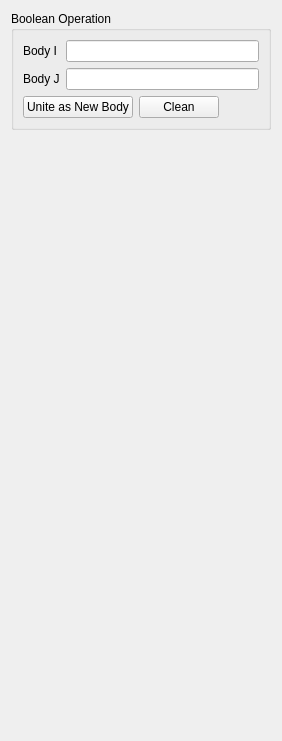
       <widget class="QWidget" name="pageBoolean">
        <layout class="QVBoxLayout" name="verticalLayout_42">
         <item>
          <widget class="QGroupBox" name="grbJoints_2">
           <property name="title">
            <string>Boolean Operation</string>
           </property>
           <layout class="QVBoxLayout" name="verticalLayout_41">
            <item>
             <layout class="QGridLayout" name="gridLayout_71">
              <item row="1" column="0">
               <widget class="QLabel" name="label_92">
                <property name="text">
                 <string>Body J</string>
                </property>
               </widget>
              </item>
              <item row="1" column="1">
               <widget class="QLineEdit" name="Edit_Body_J_Boolean">
                <property name="toolTip">
                 <string>&lt;html&gt;&lt;head/&gt;&lt;body&gt;&lt;p&gt;Define second Body for Boolean operation&lt;/p&gt;&lt;/body&gt;&lt;/html&gt;</string>
                </property>
                <property name="readOnly">
                 <bool>true</bool>
                </property>
               </widget>
              </item>
              <item row="0" column="0">
               <widget class="QLabel" name="label_94">
                <property name="text">
                 <string>Body I</string>
                </property>
               </widget>
              </item>
              <item row="0" column="1">
               <widget class="QLineEdit" name="Edit_Body_I_Boolean">
                <property name="toolTip">
                 <string>&lt;html&gt;&lt;head/&gt;&lt;body&gt;&lt;p&gt;Define first Body for Boolean operation&lt;/p&gt;&lt;/body&gt;&lt;/html&gt;</string>
                </property>
                <property name="readOnly">
                 <bool>true</bool>
                </property>
               </widget>
              </item>
             </layout>
            </item>
            <item>
             <layout class="QHBoxLayout" name="horizontalLayout_5">
              <item>
               <widget class="QPushButton" name="btnUniteBodies">
                <property name="toolTip">
                 <string>&lt;html&gt;&lt;head/&gt;&lt;body&gt;&lt;p&gt;Crate new Body as a new united CAD mesh of the selected Body_I and Body_J.&lt;/p&gt;&lt;p&gt;If Body_I and Body_J do not intersect, the new Body will not created.&lt;/p&gt;&lt;p&gt;In any case, the original Body_I and Body_J remain untouched.&lt;/p&gt;&lt;/body&gt;&lt;/html&gt;</string>
                </property>
                <property name="text">
                 <string>Unite as New Body</string>
                </property>
               </widget>
              </item>
              <item>
               <widget class="QPushButton" name="btnCleanBoolBodies">
                <property name="toolTip">
                 <string>&lt;html&gt;&lt;head/&gt;&lt;body&gt;&lt;p&gt;Clear the fields for bodies selection.&lt;/p&gt;&lt;/body&gt;&lt;/html&gt;</string>
                </property>
                <property name="text">
                 <string>Clean</string>
                </property>
                <property name="icon">
                 <iconset theme="edit-clear"/>
                </property>
               </widget>
              </item>
              <item>
               <spacer name="horizontalSpacer_27">
                <property name="orientation">
                 <enum>Qt::Orientation::Horizontal</enum>
                </property>
                <property name="sizeHint" stdset="0">
                 <size>
                  <width>40</width>
                  <height>20</height>
                 </size>
                </property>
               </spacer>
              </item>
             </layout>
            </item>
           </layout>
          </widget>
         </item>
         <item>
          <spacer name="verticalSpacer_13">
           <property name="orientation">
            <enum>Qt::Orientation::Vertical</enum>
           </property>
           <property name="sizeHint" stdset="0">
            <size>
             <width>20</width>
             <height>600</height>
            </size>
           </property>
          </spacer>
         </item>
        </layout>
       </widget>
